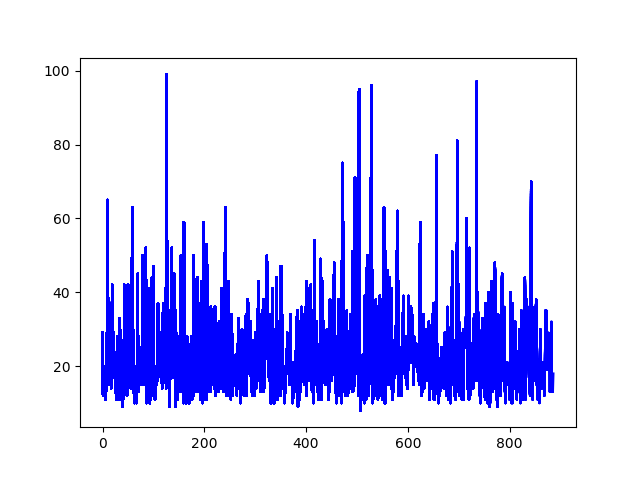

Generate this figure with Python:
import gym
import pylab
import random
from bigdl.models.utils.model_broadcast import broadcast_model
from bigdl.nn.criterion import CategoricalCrossEntropy, MSECriterion
from bigdl.nn.layer import *
from bigdl.optim.optimizer import Optimizer, MaxIteration, MaxEpoch, Adam, SGD
from zoo.common.nncontext import *

from a2c.zoo_a2c_cartpole.A2CAgent import A2C_worker_Agent

EPISODES = 100000


class A2C_CartPole_Driver:
    def __init__(self, env_name, state_size, action_size):
        # get size of state and action
        self.state_size = 4
        self.action_size = 2
        self.value_size = 1
        self.hidden = 24

        # These are hyper parameters for the Policy Gradient
        self.discount_factor = 0.99

        # create model for policy network
        self.actor = self.build_actor()
        self.critic = self.build_critic()
        self.agents = [A2C_worker_Agent(env_name, state_size, action_size)]

    # approximate policy and value using Neural Network
    # actor: state is input and probability of each action is output of model
    def build_actor(self):
        actor = Sequential()
        actor.add(Linear(self.state_size, 24))
        actor.add(ReLU())
        actor.add(Linear(24, self.action_size))
        actor.add(SoftMax())
        return actor

    # critic: state is input and value of state is output of model
    def build_critic(self):
        critic = Sequential()
        critic.add(Linear(self.state_size, 24))
        critic.add(ReLU())
        critic.add(Linear(24, self.value_size))
        return critic

    def collect_samples(self, sc):
        samples = []
        for i in range(len(self.agents)):
            samples.append(self.agents[i].sample_episodes(self.actor, self.critic, 1))

        return samples


if __name__ == "__main__":

    env_name = 'CartPole-v1'

    # test environment on driver
    env = gym.make(env_name)
    state_size = env.observation_space.shape
    action_size = env.action_space.n

    sparkConf = create_spark_conf().setAppName("ss").setMaster("local[1]")
    sc = getOrCreateSparkContext(conf=sparkConf)
    redire_spark_logs()
    init_engine()
    init_executor_gateway(sc)

    driver = A2C_CartPole_Driver(env_name, state_size, action_size)
    actor_lr = 0.001
    critic_lr = 0.001
    scores, episodes = [], []

    for e in range(EPISODES):
        samplesRDD = driver.collect_samples(sc)
        score_stats = list(map(lambda x: x[2], samplesRDD))
        print("epoch e:", e, "  score avg: ", np.mean(score_stats))

        actor_samples = [item for list in list(map(lambda x: x[0], samplesRDD)) for item in list]
        critic_samples = [item for list in list(map(lambda x: x[1], samplesRDD)) for item in list]
        actor_samples = sc.parallelize(actor_samples)
        critic_samples = sc.parallelize(critic_samples)

        num_records = actor_samples.count()
        batch_size = num_records - num_records % 4
        batch_size = 32 if batch_size > 32 else batch_size

        scores.append(np.mean(score_stats))
        episodes.append(e)
        pylab.plot(episodes, scores, 'b')
        pylab.savefig("/home/yuhao/PycharmProjects/RLTest/a2c/save_graph/bigdl_a2c_batch_cartpole.png")

        actor_optimizer = Optimizer(model=driver.actor,
                                    training_rdd=actor_samples,
                                    criterion=CategoricalCrossEntropy(),
                                    optim_method={driver.actor.name(): SGD(learningrate=actor_lr)},
                                    end_trigger= MaxEpoch(1),
                                    batch_size=batch_size)

        critic_optimizer = Optimizer(model=driver.critic,
                                     training_rdd=critic_samples,
                                     criterion=MSECriterion(),
                                     optim_method={driver.critic.name(): SGD(learningrate=critic_lr)},
                                     end_trigger= MaxEpoch(1),
                                     batch_size=batch_size)

        driver.actor = actor_optimizer.optimize()
        driver.critic = critic_optimizer.optimize()
